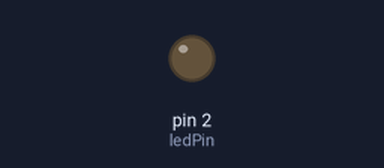
Bench run of a sketch on a simulated Arduino Uno, built with avr-gcc and run on an emulated ATmega328P. On the bench: output pins drawn as LEDs (lit = HIGH). What the sketch prints to the serial monitor is not drawn.

Above: at 0.2 s.
At 8.4 s:
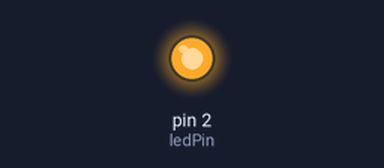
Timing chart, 0 to 8.8 s (numbered marks = the images above):
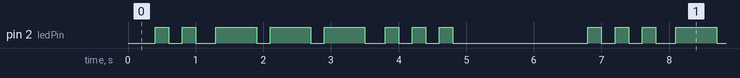

Measured:
- by itself, pin 2 (ledPin): repeats every 6.8 s: LOW 0.20 s, HIGH 0.20 s, LOW 0.30 s, 2 × (HIGH 0.60 s, LOW 0.20 s), HIGH 0.60 s, LOW 0.30 s, 2 × (HIGH 0.20 s, LOW 0.20 s), HIGH 0.20 s, LOW 2.0 s, HIGH 0.20 s, LOW 0.20 s, HIGH 0.20 s
- by itself, everything shown: repeats every 6.8 s, in 18 steps

The sketch:

millss.ino
```cpp
const int ledPin = 2;

// SOS 闪烁序列（单位：毫秒）
// 正数=亮，负数=灭，0=序列结束
const int sosPattern[] = {200, -200, 200, -200, 200, -300,   // S: 短闪3次
                          600, -200, 600, -200, 600, -300,   // O: 长闪3次
                          200, -200, 200, -200, 200, -2000}; // S: 短闪3次 + 结束停顿
const int patternLength = sizeof(sosPattern) / sizeof(sosPattern[0]);

int patternIndex = 0;           // 当前执行到序列的第几步
unsigned long previousMillis = 0;
bool ledState = LOW;

void setup() {
  Serial.begin(115200);
  pinMode(ledPin, OUTPUT);
  Serial.println("SOS Non-blocking Starting...");
}

void loop() {
  unsigned long currentMillis = millis();

  // 检查当前步骤是否完成
  int stepDuration = sosPattern[patternIndex];
  if (stepDuration < 0) stepDuration = -stepDuration;  // 取绝对值

  if (currentMillis - previousMillis >= (unsigned long)stepDuration) {
    previousMillis = currentMillis;

    // 移动到下一步
    patternIndex++;
    if (patternIndex >= patternLength) {
      patternIndex = 0;  // 序列结束，从头开始
    }

    // 设置LED状态（正数亮，负数灭）
    ledState = (sosPattern[patternIndex] > 0) ? HIGH : LOW;
    digitalWrite(ledPin, ledState);
  }
}
```
